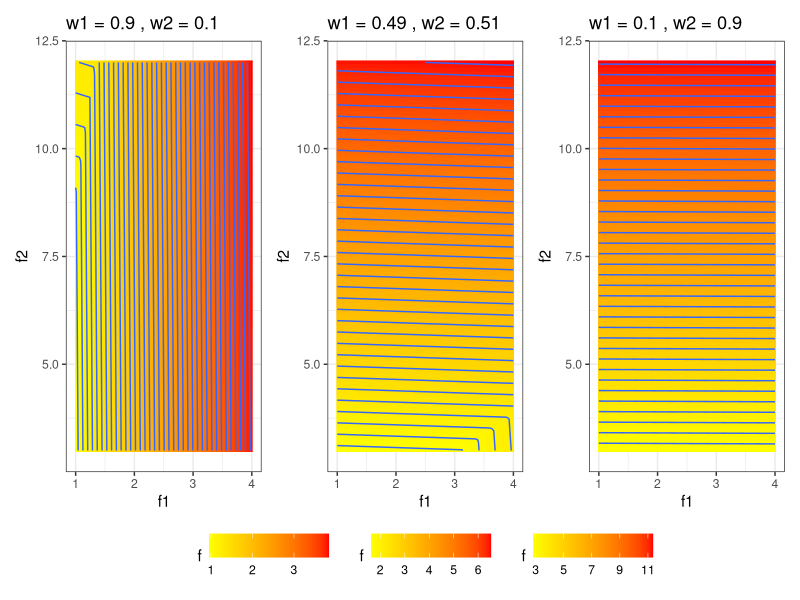

The R script that drew this image:
# ------------------------------------------------------------------------------
# multicrit

# FIG: generate a plot of the Pareto fronts
# ------------------------------------------------------------------------------

set.seed(1L)

library(ggplot2)
library(patchwork)
theme_set(theme_bw())

# ------------------------------------------------------------------------------

res = 100
x_range = c(0,3)

# we need an equidistant grid on y1,y2 for ggplot2, therefore we use inverted functions
# only works if fun1 and fun2 are not correlated
fun2 = function(x) 3 * (x - 2)^2
fun2_inv = function(y) 2 + sqrt(y)/sqrt(3) # only for x positive!

fun1 = function(x) (x - 1)^2
fun1_inv = function(y) 1 + sqrt(y) # only for x positive!

y1_range = fun1(x_range)
y2_range = fun2(x_range)

y1_seq = do.call(seq, c(as.list(y1_range), length.out = res))
y2_seq = do.call(seq, c(as.list(y2_range), length.out = res))

x1_seq = fun1_inv(y1_seq)
x2_seq = fun2_inv(y2_seq)

tscheb = function(y1, y2, w1, w2, rho = 0.05) {
  max(y1*w1, y2*w2) + rho*(y1*w1 + y2*w2)
}

xgrid = expand.grid(y1=y1_seq, y2=y2_seq)

plotSpace = function(w1, w2) {

  if (FALSE) {
    w1 = 0.1; w2 = 0.9
  }

  x = xgrid

  x$f = mapply(tscheb, y1 = x$y1, y2 = x$y2, MoreArgs = list(w1 = w1, w2 = w2))

  g = ggplot(x, aes(x = y1, y = y2, fill = f, z = f))
  g = g + geom_raster() + geom_contour(bins = 40)
  g = g + theme(legend.position = "None")
  g = g + scale_fill_gradientn(colours=c("yellow","red"))
  g = g + labs(x = "f1", y = "f2", title = paste("w1 =", w1, ", w2 =", w2))
  g
}

plotSpace(0.9, 0.1) + plotSpace(0.49, 0.51) + plotSpace(0.1, 0.9) +
  plot_layout(nrow = 1, guides = "collect") &
  theme(legend.position = "bottom")
if (interactive()) print(p)
# ../figure_man/parego_viz is a cropped version
